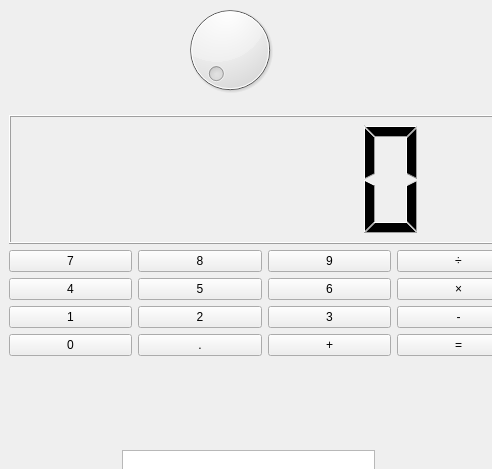
<?xml version="1.0" encoding="UTF-8"?>
<ui version="4.0">
 <class>Form</class>
 <widget class="QWidget" name="Form">
  <property name="enabled">
   <bool>true</bool>
  </property>
  <property name="geometry">
   <rect>
    <x>0</x>
    <y>0</y>
    <width>492</width>
    <height>469</height>
   </rect>
  </property>
  <property name="windowTitle">
   <string>Form</string>
  </property>
  <widget class="QWidget" name="gridLayoutWidget">
   <property name="geometry">
    <rect>
     <x>80</x>
     <y>450</y>
     <width>381</width>
     <height>168</height>
    </rect>
   </property>
   <layout class="QGridLayout" name="gridLayout">
    <item row="2" column="2">
     <widget class="QPushButton" name="pushButton">
      <property name="text">
       <string>确定</string>
      </property>
     </widget>
    </item>
    <item row="2" column="0">
     <widget class="QLabel" name="secret">
      <property name="text">
       <string>密码</string>
      </property>
      <property name="buddy">
       <cstring>textEdit_2</cstring>
      </property>
     </widget>
    </item>
    <item row="0" column="0">
     <widget class="QLabel" name="name">
      <property name="enabled">
       <bool>true</bool>
      </property>
      <property name="text">
       <string>用户名</string>
      </property>
      <property name="buddy">
       <cstring>textEdit</cstring>
      </property>
     </widget>
    </item>
    <item row="2" column="1">
     <widget class="QTextEdit" name="textEdit_2"/>
    </item>
    <item row="0" column="1">
     <widget class="QTextEdit" name="textEdit"/>
    </item>
   </layout>
  </widget>
  <widget class="QDial" name="dial">
   <property name="geometry">
    <rect>
     <x>180</x>
     <y>0</y>
     <width>100</width>
     <height>100</height>
    </rect>
   </property>
   <property name="cursor">
    <cursorShape>CrossCursor</cursorShape>
   </property>
   <property name="maximum">
    <number>180</number>
   </property>
   <property name="pageStep">
    <number>2</number>
   </property>
  </widget>
  <widget class="QWidget" name="gridLayoutWidget_2">
   <property name="geometry">
    <rect>
     <x>9</x>
     <y>115</y>
     <width>511</width>
     <height>241</height>
    </rect>
   </property>
   <layout class="QGridLayout" name="gridLayout_2">
    <item row="4" column="2">
     <widget class="QPushButton" name="Button_3">
      <property name="text">
       <string>3</string>
      </property>
     </widget>
    </item>
    <item row="1" column="0">
     <widget class="QPushButton" name="Button_7">
      <property name="text">
       <string>7</string>
      </property>
     </widget>
    </item>
    <item row="3" column="0">
     <widget class="QPushButton" name="Button_4">
      <property name="text">
       <string>4</string>
      </property>
     </widget>
    </item>
    <item row="3" column="3">
     <widget class="QPushButton" name="Button_multiply">
      <property name="text">
       <string>×</string>
      </property>
     </widget>
    </item>
    <item row="3" column="2">
     <widget class="QPushButton" name="Button_6">
      <property name="text">
       <string>6</string>
      </property>
     </widget>
    </item>
    <item row="3" column="1">
     <widget class="QPushButton" name="Button_5">
      <property name="text">
       <string>5</string>
      </property>
     </widget>
    </item>
    <item row="4" column="0">
     <widget class="QPushButton" name="Button_1">
      <property name="text">
       <string>1</string>
      </property>
     </widget>
    </item>
    <item row="1" column="1">
     <widget class="QPushButton" name="Button_8">
      <property name="text">
       <string>8</string>
      </property>
     </widget>
    </item>
    <item row="1" column="2">
     <widget class="QPushButton" name="Button_9">
      <property name="text">
       <string>9</string>
      </property>
     </widget>
    </item>
    <item row="5" column="0">
     <widget class="QPushButton" name="Button_0">
      <property name="text">
       <string>0</string>
      </property>
     </widget>
    </item>
    <item row="4" column="3">
     <widget class="QPushButton" name="Button_minus">
      <property name="text">
       <string>-</string>
      </property>
     </widget>
    </item>
    <item row="5" column="1">
     <widget class="QPushButton" name="Button_dot">
      <property name="text">
       <string>.</string>
      </property>
     </widget>
    </item>
    <item row="5" column="2">
     <widget class="QPushButton" name="Button_plus">
      <property name="text">
       <string>+</string>
      </property>
     </widget>
    </item>
    <item row="4" column="1">
     <widget class="QPushButton" name="Button_2">
      <property name="text">
       <string>2</string>
      </property>
     </widget>
    </item>
    <item row="1" column="3">
     <widget class="QPushButton" name="Button_divide">
      <property name="text">
       <string>÷</string>
      </property>
     </widget>
    </item>
    <item row="5" column="3">
     <widget class="QPushButton" name="Button_enter">
      <property name="text">
       <string>=</string>
      </property>
     </widget>
    </item>
    <item row="0" column="0" colspan="4">
     <widget class="QLCDNumber" name="lcdNumber"/>
    </item>
   </layout>
  </widget>
 </widget>
 <tabstops>
  <tabstop>Button_7</tabstop>
  <tabstop>textEdit</tabstop>
  <tabstop>textEdit_2</tabstop>
  <tabstop>Button_3</tabstop>
  <tabstop>dial</tabstop>
  <tabstop>Button_0</tabstop>
  <tabstop>Button_4</tabstop>
  <tabstop>Button_1</tabstop>
  <tabstop>Button_8</tabstop>
  <tabstop>pushButton</tabstop>
  <tabstop>Button_6</tabstop>
  <tabstop>Button_9</tabstop>
  <tabstop>Button_5</tabstop>
  <tabstop>Button_2</tabstop>
  <tabstop>Button_divide</tabstop>
  <tabstop>Button_minus</tabstop>
  <tabstop>Button_multiply</tabstop>
  <tabstop>Button_dot</tabstop>
  <tabstop>Button_plus</tabstop>
  <tabstop>Button_enter</tabstop>
 </tabstops>
 <resources/>
 <connections>
  <connection>
   <sender>dial</sender>
   <signal>valueChanged(int)</signal>
   <receiver>lcdNumber</receiver>
   <slot>display(int)</slot>
   <hints>
    <hint type="sourcelabel">
     <x>204</x>
     <y>31</y>
    </hint>
    <hint type="destinationlabel">
     <x>190</x>
     <y>157</y>
    </hint>
   </hints>
  </connection>
  <connection>
   <sender>pushButton</sender>
   <signal>clicked()</signal>
   <receiver>Form</receiver>
   <slot>close()</slot>
   <hints>
    <hint type="sourcelabel">
     <x>427</x>
     <y>569</y>
    </hint>
    <hint type="destinationlabel">
     <x>456</x>
     <y>-10</y>
    </hint>
   </hints>
  </connection>
 </connections>
</ui>
